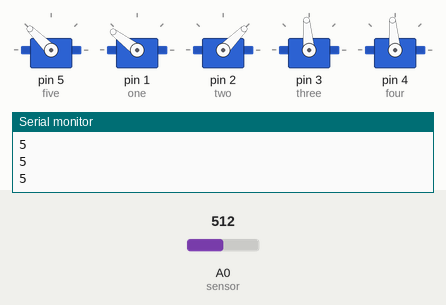
The sketch below on a simulated Arduino Uno, built with avr-gcc and run on an emulated ATmega328P. Shown: 5 × servo, the last lines printed to the serial monitor. The test bench sets the inputs (shaded band); at power-on: A0 (sensor) = 512.

Above: at 6.3 s.
6.4 s: A0 (sensor) set to 135
At 9.1 s:
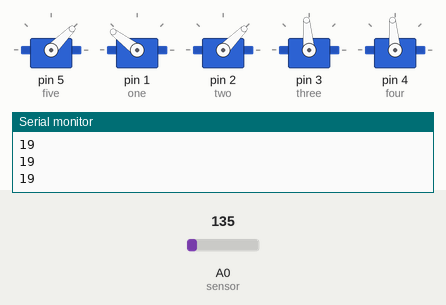
9.4 s: A0 (sensor) set to 118
At 10.3 s:
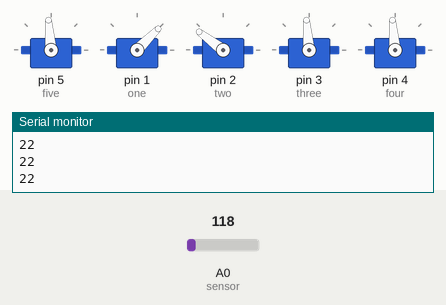
12.4 s: A0 (sensor) set to 56
15.4 s: A0 (sensor) set to 49
At 16.3 s:
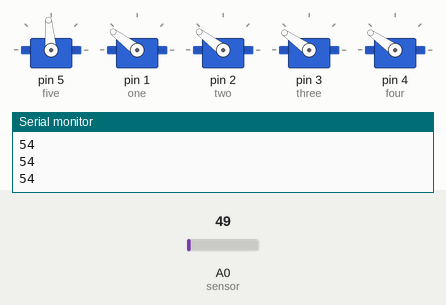
Timing chart, 0 to 18.4 s (numbered marks = the images above; inputs shaded):
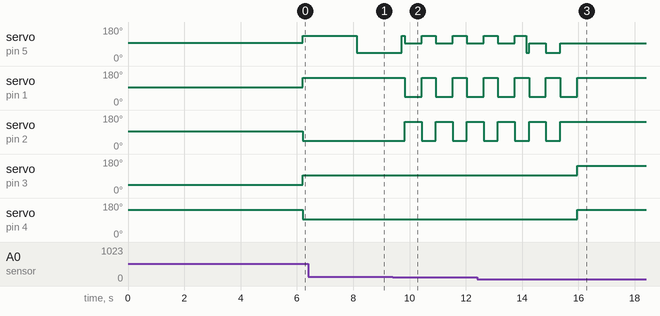

Measured:
- the behaviour switches between 127 and 126 on A0 (sensor) (found by bisection; images 1 and 2)
- the behaviour switches between 53 and 52 on A0 (sensor) (found by bisection; images 2 and 3)
- after the input at 9.4 s, servo on pin 1 (one): alternates 143° for 0.50 s and 45° for 0.60 s, starting after 0.43 s; servo on pin 2 (two): alternates 143° for 0.60 s and 45° for 0.50 s, starting after 0.43 s
- after the input at 15.4 s, servo on pin 5 (five): stops changing and stays 95°; servo on pin 1 (one): goes on until 16.0 s, then stays 143°; servo on pin 2 (two): stops changing and stays 143°; servo on pin 3 (three), servo on pin 4 (four): 95° → 145° after 0.55 s

The sketch:

round2.ino
```cpp
#include <Servo.h>
#define sensor A0

int distCount = 0;
int scott = 0;
Servo one; //stop for all is 95
Servo two;
Servo three;
Servo four;
Servo five;
int frd = 0;
void setup(void)
{
  Serial.begin(9600);
  delay(5100);
  five.attach(5);
  five.write(97);
  one.attach(1);
  two.attach(2);
  three.attach(3);
  four.attach(4);

}

void loop(void)
{
  //five.write(90);
  right();
  for (int i = 0; i <= 6000; i = i + 100)
  {
    delay(100);
    checkDist();
  }
  if(frd < 5000)
  {
  forward();
  for (int i = 0; i <= 500; i = i + 100)
  {
    delay(100);
    frd += 100;
    checkDist();
  }
  }
  left();
  for (int i = 0; i <= 6000; i = i + 100)
  {
    delay(100);
    checkDist();
  }
  if(frd < 5000)
  {
  forward();
  for (int i = 0; i <= 500; i = i + 100)
  {
    delay(100);
    checkDist();
    frd += 100;
  }
  }

  //poke();
}

void checkDist()
{
  float volts = analogRead(sensor)*0.0048828125;
  int distance = 13*pow(volts, -1);
  if(distance <= 30)
  {
    Serial.println(distance);
  }
  if (distance < 15)
  {
    distCount++;
  }
  else
  {
    distCount = 0;
  }
  if (distCount > 10)
  {
    int dist = 0;
    boolean up = true;
    while (1)
    {
      while (scott < 5){
        forward();
        frd += 1000;
        if(up)
        {
           five.write(135);
           dist += 80;
           if(dist > 1500)
          {
            up = false;
          }
        }
        else
        {
          five.write(45);
          dist -= 100;
          if(dist < 0)
          {
            up = true;
          }
        }
        delay(100);
        five.write(95);
        float volts = analogRead(sensor)*0.0048828125;
        int distance = 13*pow(volts, -1);
        Serial.println(distance);
        if(distance == 0  || distance > 20)
        {
          scott ++;
        }
      }
    scott = 0;
    back();
    delay(600);
    float volts = analogRead(sensor)*0.0048828125;
    int distance = 13*pow(volts, -1);
    int poop = 13*pow(volts, -1);
    int sachin = 0;
    int jain  = 0;
    boolean bad = false;
    while(poop == 0 || poop > 50)
    {
      float b = analogRead(sensor)*0.0048828125;
      int poo = 13*pow(volts, -1);
      poop = poo;
      Serial.println(distance);
      one.write(143);
      two.write(143);
      three.write(145);
      four.write(145);
      if(poop > 100)
        {
          if(jain == 0)
          {
          jain == poop;
          sachin += 1;
          }
          if(poop == jain)
          {
            sachin += 1;
          }
          else
          {
            sachin == 0;
          }
        }
        if(sachin > 5)
        {
          break;
        }
    }
    one.write(94);
    two.write(95);
    three.write(95);
    four.write(95);
  }

  }
}


void forward()
{
  one.write(143);
  two.write(45);
  three.write(95);
  four.write(95);
}

void back()
{
  one.write(45);
  two.write(143);
  three.write(95);
  four.write(95);
}

void right()
{
  one.write(94);
  two.write(95);
  three.write(45);
  four.write(145);
}

void left()
{
  one.write(94);
  two.write(95);
  three.write(145);
  four.write(45);
}
```
